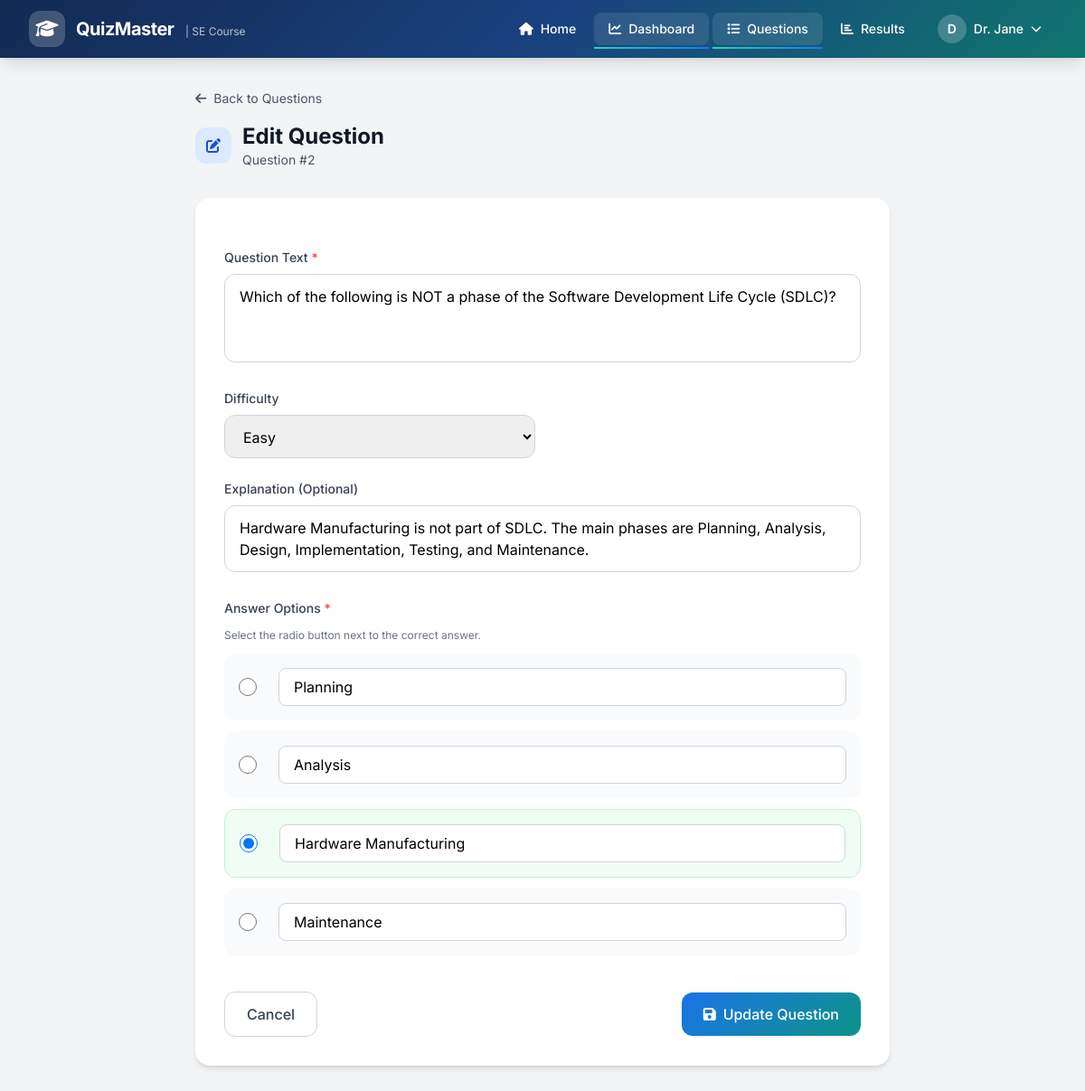
/quiz/admin/questions/2/edit/ (signed in), run on the app's committed database.
### quiz/models.py (models this page shows, shortened)
class Question(models.Model):
    DIFFICULTY_CHOICES = [
        ('easy', 'Easy'),
        ('medium', 'Medium'),
        ('hard', 'Hard'),
    ]
    course = models.ForeignKey(Course, on_delete=models.CASCADE, related_name='questions')
    text = models.TextField()
    difficulty = models.CharField(max_length=10, choices=DIFFICULTY_CHOICES, default='medium')
    explanation = models.TextField(blank=True, help_text="Explanation for the correct answer")
    created_at = models.DateTimeField(auto_now_add=True)
    updated_at = models.DateTimeField(auto_now=True)
    is_active = models.BooleanField(default=True)
    class Meta:
        ordering = ['-created_at']

class Option(models.Model):
    question = models.ForeignKey(Question, on_delete=models.CASCADE, related_name='options')
    text = models.CharField(max_length=500)
    is_correct = models.BooleanField(default=False)
    class Meta:
        ordering = ['id']

### quiz/views.py (the view, shortened to what this page needs)
# urls.py: path('admin/questions/<int:question_id>/edit/', views.edit_question, name='edit_question'),
@staff_member_required
def edit_question(request, question_id):
    question = get_object_or_404(Question, id=question_id)
    options = question.options.all()
    correct_index = None
    for i, opt in enumerate(options):
        if opt.is_correct:
            correct_index = i
            break
    context = {
        'question': question,
        'options': options,
        'correct_index': correct_index,
    }
    return render(request, 'quiz/edit_question.html', context)

### templates/quiz/edit_question.html (shortened to what this page needs)
{% extends 'base.html' %}
{% block content %}
<section class="py-8 px-4 bg-gray-100 min-h-screen">
    <div class="max-w-3xl mx-auto">
        <div class="mb-8 ">
            <a href="{% url 'manage_questions' %}" class="inline-flex items-center text-sm text-gray-600 hover:text-primary-700 transition-colors mb-4">
                <i class="fas fa-arrow-left mr-2"></i>Back to Questions
            </a>
            <div class="flex items-center space-x-3">
                <div class="w-10 h-10 bg-blue-100 rounded-xl flex items-center justify-center">
                    <i class="fas fa-edit text-blue-700"></i>
                </div>
                <div>
                    <h1 class="text-2xl font-bold text-gray-900">Edit Question</h1>
                    <p class="text-gray-600 text-sm">Question #{{ question.id }}</p>
                </div>
            </div>
        </div>
        <div class="bg-white rounded-2xl shadow-md p-8 ">
            <form method="post" class="space-y-6">
                <div>
                    <label class="block text-sm font-medium text-gray-700 mb-2">Question Text <span class="text-red-500">*</span></label>
                    <textarea name="text" rows="3" required
                        class="w-full px-4 py-3 rounded-xl border border-gray-300 focus:border-primary-500 focus:ring-2 focus:ring-primary-200 transition-all outline-none resize-none">{{ question.text }}</textarea>
                </div>
                <div class="grid grid-cols-2 gap-4">
                    <div>
                        <label class="block text-sm font-medium text-gray-700 mb-2">Difficulty</label>
                        <select name="difficulty"
                            class="w-full px-4 py-3 rounded-xl border border-gray-300 focus:border-primary-500 focus:ring-2 focus:ring-primary-200 transition-all outline-none">
                            <option value="easy" {% if question.difficulty == 'easy' %}selected{% endif %}>Easy</option>
                        </select>
                    </div>
                </div>
                <div>
                    <label class="block text-sm font-medium text-gray-700 mb-2">Explanation (Optional)</label>
                    <textarea name="explanation" rows="2"
                        class="w-full px-4 py-3 rounded-xl border border-gray-300 focus:border-primary-500 focus:ring-2 focus:ring-primary-200 transition-all outline-none resize-none">{{ question.explanation }}</textarea>
                </div>
                <div>
                    <label class="block text-sm font-medium text-gray-700 mb-3">Answer Options <span class="text-red-500">*</span></label>
                    <p class="text-gray-500 text-xs mb-3">Select the radio button next to the correct answer.</p>
                    <div class="space-y-3">
                        {% for option in options %}
                            <div class="flex items-center space-x-3 p-4 {% if option.is_correct %}bg-green-50 border border-green-200{% else %}bg-gray-50{% endif %} rounded-xl">
                                <input type="radio" name="correct_option" value="{{ forloop.counter0 }}" id="correct{{ forloop.counter0 }}"
                                    class="w-5 h-5 text-primary-600 focus:ring-primary-500" {% if option.is_correct %}checked{% endif %}>
                                <input type="text" name="option_text[]" required
                                    class="flex-1 px-4 py-2 rounded-lg border border-gray-300 focus:border-primary-500 focus:ring-2 focus:ring-primary-200 transition-all outline-none"
                                    value="{{ option.text }}">
                            </div>
                        {% endfor %}
                    </div>
                </div>
                <div class="flex items-center justify-between pt-4">
                    <a href="{% url 'manage_questions' %}" class="px-6 py-3 border border-gray-300 rounded-xl text-gray-700 font-medium hover:bg-gray-50 transition-all">
                        Cancel
                    </a>
                    <button type="submit" class="px-6 py-3 btn-primary text-white rounded-xl font-medium inline-flex items-center">
                        <i class="fas fa-save mr-2"></i>Update Question
                    </button>
                </div>
            </form>
        </div>
    </div>
</section>
{% endblock %}

### templates/base.html (shortened to what this page needs)
<!DOCTYPE html>
<html lang="en">
<head>
    <script src="https://cdn.tailwindcss.com"></script>
    <link rel="stylesheet" href="https://cdnjs.cloudflare.com/ajax/libs/font-awesome/6.5.1/css/all.min.css">
</head>
<body class="bg-gray-50 min-h-screen flex flex-col">
     <nav class="gradient-bg text-white shadow-lg sticky top-0 z-50">
        <div class="max-w-7xl mx-auto px-4 sm:px-6 lg:px-8">
            <div class="flex justify-between items-center h-16">
                <a href="{% url 'home' %}" class="flex items-center space-x-3 group">
                    <div class="w-10 h-10 bg-white/20 rounded-xl flex items-center justify-center backdrop-blur-sm group-hover:bg-white/30 transition-all duration-300">
                        <i class="fas fa-graduation-cap text-xl"></i>
                    </div>
                    <div>
                        <span class="text-xl font-bold tracking-tight">QuizMaster</span>
                        <span class="hidden sm:inline text-xs text-white/70 ml-2">| SE Course</span>
                    </div>
                </a>
                <div class="hidden md:flex items-center space-x-1">
                    <a href="{% url 'home' %}" class="nav-link px-4 py-2 rounded-lg text-sm font-medium hover:bg-white/10 transition-all {% if request.path == '/' %}active bg-white/10{% endif %}">
                        <i class="fas fa-home mr-2"></i>Home
                    </a>
                    {% if user.is_authenticated %}
                        {% if user.is_superuser %}
                            <a href="{% url 'admin_dashboard' %}" class="nav-link px-4 py-2 rounded-lg text-sm font-medium hover:bg-white/10 transition-all {% if 'admin' in request.path %}active bg-white/10{% endif %}">
                                <i class="fas fa-chart-line mr-2"></i>Dashboard
                            </a>
                            <a href="{% url 'manage_questions' %}" class="nav-link px-4 py-2 rounded-lg text-sm font-medium hover:bg-white/10 transition-all {% if 'question' in request.path %}active bg-white/10{% endif %}">
                                <i class="fas fa-list mr-2"></i>Questions
                            </a>
                            <a href="{% url 'view_results' %}" class="nav-link px-4 py-2 rounded-lg text-sm font-medium hover:bg-white/10 transition-all {% if 'results' in request.path %}active bg-white/10{% endif %}">
                                <i class="fas fa-chart-bar mr-2"></i>Results
                            </a>
                        {% endif %}
                        <div class="relative ml-4" id="userMenuContainer">
                            <button onclick="toggleUserMenu()" class="flex items-center space-x-2 px-4 py-2 rounded-lg hover:bg-white/10 transition-all">
                                <div class="w-8 h-8 bg-white/20 rounded-full flex items-center justify-center text-sm font-semibold">
                                    {{ user.first_name|first|default:user.username|first|upper }}
                                </div>
                                <span class="text-sm font-medium">{{ user.first_name|default:user.username }}</span>
                                <i class="fas fa-chevron-down text-xs"></i>
                            </button>
                        </div>
                    {% endif %}
                </div>
            </div>
        </div>
    </nav>
    <main class="flex-grow">
        {% block content %}{% endblock %}
    </main>
</body>
</html>

### templates/base.html (style rules this page uses)
body { font-family: 'Inter', system-ui, sans-serif; }
.gradient-bg { background: linear-gradient(135deg, #132a52 0%, #19417e 50%, #0f766e 100%); }
.btn-primary { background: linear-gradient(135deg, #1a73e8 0%, #0d9488 100%); transition: all 0.3s ease; }
.nav-link { position: relative; }
.nav-link::after { content: ''; position: absolute; bottom: -4px; left: 0; width: 0; height: 2px; background: linear-gradient(90deg, #2dd4bf, #1a73e8); transition: width 0.3s ease; }
.nav-link:hover::after, .nav-link.active::after { width: 100%; }

### data on the page
Question: id "2", text "Which of the following is NOT a phase of the Software Development Life Cycle (SDLC)?", difficulty "Easy", explanation "Hardware Manufacturing is not part of SDLC. The main phases are Planning, Analysis, Design, Implementation, Testing, and Maintenance."
Option: text "Planning"
Option: text "Analysis"
Option: is_correct "☑", text "Hardware Manufacturing"
Option: text "Maintenance"

### other printed values
{{ user.first_name|first|default:user.username|first|upper }} "D"
{{ user.first_name|default:user.username }} "Dr. Jane"
